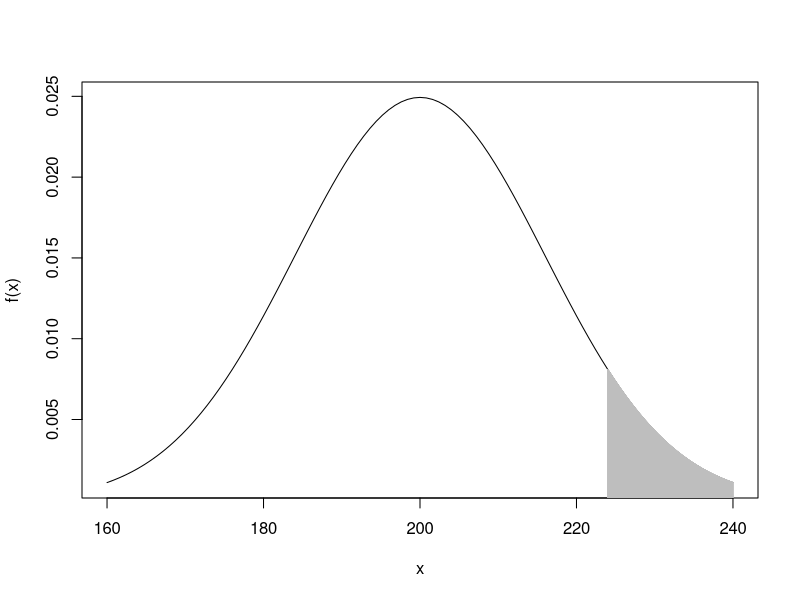

This chart was generated by the following R code: (Note: this script raises an error after producing the figure.)
## ---- chunk 1
knitr::opts_chunk$set(echo = TRUE)
## ---- chunk 2
1-pnorm(224,200,16)

curve(dnorm(x, 200, 16), 240, 160, xlab = "x", ylab = "f(x)")
x <- seq(224, 240, 0.01) #values of x in the range 40–50 in intervals of 0.01
lines (x, dnorm(x, mean = 200, sd = 16), type = "h",
col = "grey") #shading
## ---- chunk 3
a -> pnorm(224,200,16)-pnorm(186,200,16)
a
## ---- chunk 4
b -> 1-pnorm(186,200,16)
b
## ---- chunk 5
c -> a/b
c
curve(dnorm(x, 200, 16), 240, 160, xlab = "x", ylab = "f(x)")
x <- seq(186, 224, 0.01) #values of x in the range 40–50 in intervals of 0.01
lines (x, dnorm(x, mean = 200, sd = 16), type = "h",
col = "grey") #shading
## ---- chunk 6
pnorm(240,200,16)-pnorm(210,200,16)

curve(dnorm(x, 200, 16), 260, 140, xlab = "x", ylab = "f(x)")
x <- seq(210, 240, 0.01) #values of x in the range 40–50 in intervals of 0.01
lines (x, dnorm(x, mean = 200, sd = 16), type = "h",
col = "grey") #shading
## ---- chunk 7
pnorm(220,200,16)-pnorm(210,200,16)

curve(dnorm(x, 200, 16), 240, 160, xlab = "x", ylab = "f(x)")
x <- seq(210, 220, 0.01) #values of x in the range 40–50 in intervals of 0.01
lines (x, dnorm(x, mean = 200, sd = 16), type = "h",
col = "grey") #shading
## ---- chunk 8
summary(cars)
